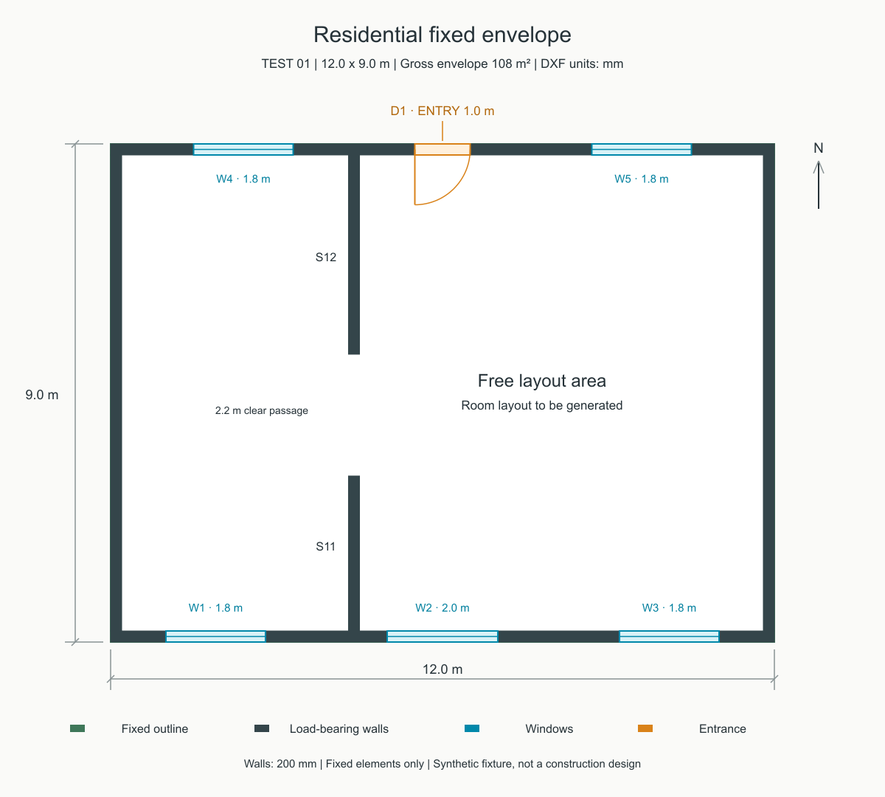
#> input picture examples/inputs/residential-fixed-envelope/residential-fixed-envelope.png, 885 x 797 px, shrunk from 1200 x 1080 before the run
$ python sdd_sketch.py --image ../../../examples/inputs/residential-fixed-envelope/residential-fixed-envelope.png --out-dir out
#> lines starting #> are read from the running program, lines starting #| are printed output that depends on the picture; after the words box and inside, x2 and y2 are one past the last pixel; in counts of white or black regions, pixels touching at a corner belong together
#!/usr/bin/env python3
"""从手绘草图提取外轮廓与简易单区 layout（BIMgent Design Layer 思路，无 Vectorworks）。"""
from __future__ import annotations

import argparse
import json
import sys
from pathlib import Path

try:
    import cv2
    import numpy as np
except ImportError as e:
    print(json.dumps({"ok": False, "error": f"缺少 opencv: {e}；请 pip install -r server/python/sketch/requirements.txt"}))
    sys.exit(1)


def largest_polygon(contours, min_area_ratio=0.02):
    if not contours:
        return None
    areas = [(cv2.contourArea(c), c) for c in contours]
    areas.sort(key=lambda x: x[0], reverse=True)
    img_area = areas[0][0] if areas else 1
    for area, c in areas:
        if area < 100:
            continue
        if area / max(img_area, 1) < min_area_ratio and len(areas) > 1:
            continue
        peri = cv2.arcLength(c, True)
        approx = cv2.approxPolyDP(c, 0.015 * peri, True)
        if len(approx) >= 3:
            return approx.reshape(-1, 2).astype(float)
    return None


def normalize_boundary(pts: np.ndarray, target_span: float = 10.0):
    pts = pts.copy()
    pts -= pts.min(axis=0)
    span = max(pts[:, 0].max() - pts[:, 0].min(), pts[:, 1].max() - pts[:, 1].min(), 1e-6)
    scale = target_span / span
    pts *= scale
    ring = pts.tolist()
    if ring[0] != ring[-1]:
        ring.append(ring[0])
    return ring, scale


def door_segment_on_edge(a, b, door_width=1.2):
    ax, ay = a
    bx, by = b
    dx, dy = bx - ax, by - ay
    el = (dx * dx + dy * dy) ** 0.5
    if el < 1e-6:
        return a, b
    ux, uy = dx / el, dy / el
    mx, my = (ax + bx) / 2, (ay + by) / 2
    half = min(door_width / 2, el / 2 - 0.05)
    return [mx - ux * half, my - uy * half], [mx + ux * half, my + uy * half]


def entry_on_bottom_edge(ring_open):
    """取最靠下的边作为外门 host（简化）。"""
    n = len(ring_open)
    best_i, best_y = 0, float("inf")
    for i in range(n):
        y = (ring_open[i][1] + ring_open[(i + 1) % n][1]) / 2
        if y < best_y:
            best_y = y
            best_i = i
    a = ring_open[best_i]
    b = ring_open[(best_i + 1) % n]
    return a, b, best_i


def main():
    parser = argparse.ArgumentParser()
    parser.add_argument("--image", type=Path, required=True)
    parser.add_argument("--out-dir", type=Path, required=True)
    args = parser.parse_args()
    args.out_dir.mkdir(parents=True, exist_ok=True)

    img = cv2.imread(str(args.image))
#> img is the input picture: shape (797, 885, 3); mean B, G, R 242.5, 243.3, 241.9
    if img is None:
        print(json.dumps({"ok": False, "error": f"无法读取图像 {args.image}"}))
        sys.exit(1)

    gray = cv2.cvtColor(img, cv2.COLOR_BGR2GRAY)
    blur = cv2.GaussianBlur(gray, (5, 5), 0)
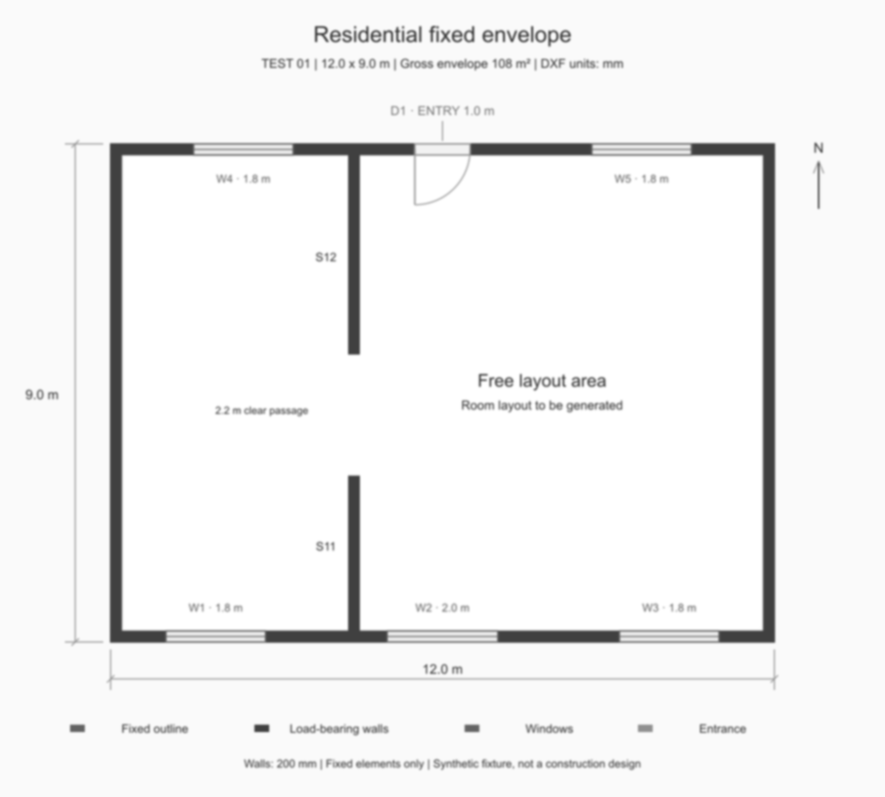
#> blur: shape (797, 885); min 64, max 255, mean 242.9
    _, bw = cv2.threshold(blur, 0, 255, cv2.THRESH_BINARY_INV + cv2.THRESH_OTSU)
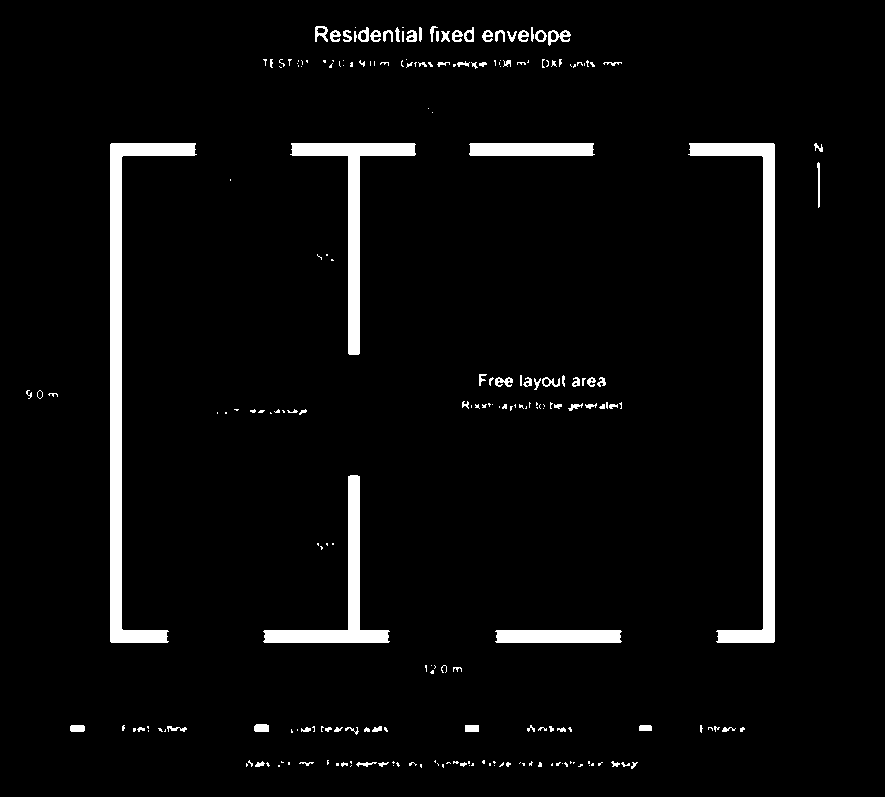
#> bw: shape (797, 885); 4.4% white; 237 white regions (147 under 20 px), largest, box (x1, y1, x2, y2) and area: (110, 143, 197, 643) 7546, (688, 143, 775, 643) 7546, (290, 143, 416, 355) 3993
    kernel = np.ones((3, 3), np.uint8)
    bw = cv2.morphologyEx(bw, cv2.MORPH_CLOSE, kernel, iterations=2)
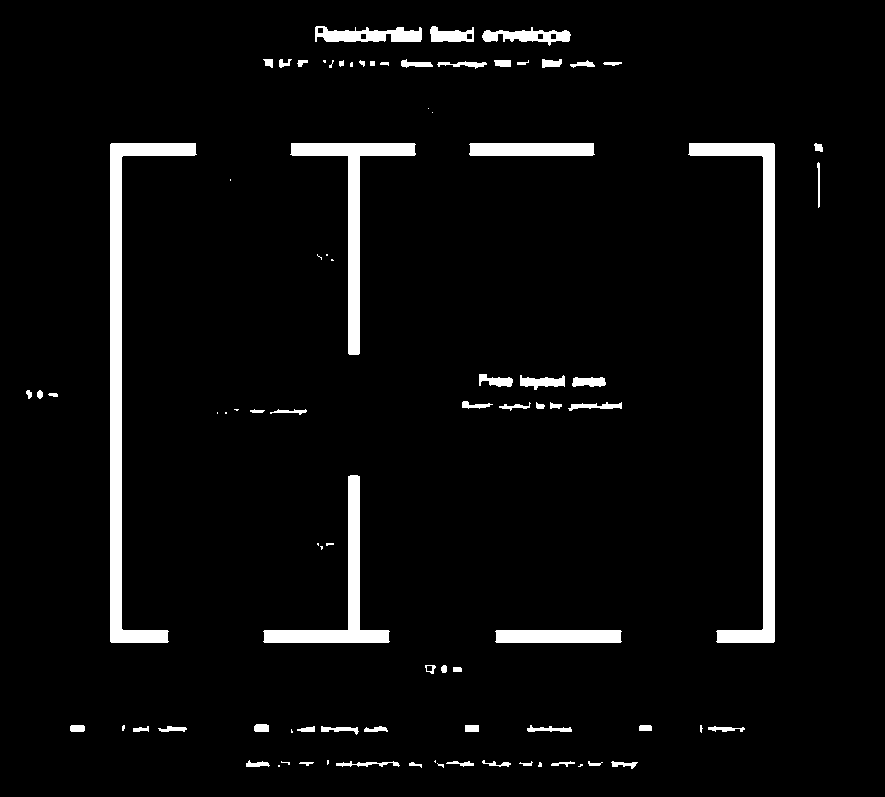
#> bw: shape (797, 885); 4.8% white; 87 white regions (25 under 20 px)
    contours, _ = cv2.findContours(bw, cv2.RETR_EXTERNAL, cv2.CHAIN_APPROX_SIMPLE)
#> contours = 87 contours, 32 with area under 20; largest, box (x1, y1, x2, y2) and area: (688, 143, 775, 643) 6934, (110, 143, 197, 643) 6934, (290, 143, 416, 355) 3668, (263, 475, 390, 643) 3195, (495, 630, 622, 643) 1492
    poly = largest_polygon(contours)
#> in largest_polygon, `areas = [(cv2.contourArea(c), c) for c in contours]`: areas = 87 items
#> in largest_polygon, `img_area = areas[0][0] if areas else 1`: img_area = 6934
#> the loop in largest_polygon, `for area, c in areas:` made 1 pass
#> (area, peri) on pass 1: (6934, 1259)
#> poly = [[689, 143], [763, 157], [763, 628], [716, 641], [773, 642], [774, 144]]
    if poly is None:
        print(json.dumps({"ok": False, "error": "未检测到闭合外轮廓，请换更清晰草图或改用文字描述"}))
        sys.exit(1)

    ring, scale = normalize_boundary(poly)
#> in normalize_boundary, `pts = pts.copy()`: pts has the same summary as poly in main
#> in normalize_boundary, `pts -= pts.min(axis=0)`: pts = [[0, 0], [74, 14], [74, 485], [27, 498], [84, 499], [85, 1]]
#> in normalize_boundary, `span = max(pts[:, 0].max() - pts[:, 0].min(), pts[:, 1].max() - pts[:,..`: span = 499
#> in normalize_boundary, `scale = target_span / span`: scale = 0.02
#> in normalize_boundary, `pts *= scale`: pts = [[0, 0], [1.48, 0.281], [1.48, 9.72], [0.541, 9.98], [1.68, 10], [1.7, 0.02]]
#> in normalize_boundary, `ring = pts.tolist()`: ring has the same summary as pts
#> ring = [[0, 0], [1.48, 0.281], [1.48, 9.72], [0.541, 9.98], [1.68, 10], [1.7, 0.02], [0, 0]]; scale = 0.02

    def poly_area(ring_open):
        s = 0.0
        n = len(ring_open)
        for i in range(n):
            j = (i + 1) % n
            s += ring_open[i][0] * ring_open[j][1] - ring_open[j][0] * ring_open[i][1]
        return abs(s) / 2.0

    ring_open = ring[:-1]
#> ring_open has the same summary as pts in normalize_boundary
    area_m2 = poly_area(ring_open)
#> in poly_area, `n = len(ring_open)`: n = 6
#> the loop in poly_area, `for i in range(n):` made 6 passes
#> (j, s) on passes 1 to 6: (1, 0), (2, 14), (3, 23.54), (4, 12.15), (5, -4.85), (0, -4.85)
#> after the loop in poly_area, `for i in range(n):`: s = -4.85
#> area_m2 = 2.43
    outline = {
        "boundary": ring_open,
        "origin": [0, 0],
        "units": "m",
        "assumptions": [
            f"草图矢量化外轮廓，归一化外接约 10 m，估算面积约 {area_m2:.1f} m²"
        ],
    }
#> outline = {'boundary': [[0, 0], [1.48, 0.281], [1.48, 9.72], [0.541, 9.98], [1.68, 10], [1.7, 0.02]], 'origin': [0, 0], 'units': 'm', 'assumptions': ['草图矢量化外轮廓，归一化外接约 10 m，估算面积约 2.4 m²']}
    outline_path = args.out_dir / "outline.json"
    outline_path.write_text(json.dumps(outline, ensure_ascii=False, indent=2), encoding="utf-8")

    preview = img.copy()
    pts_i = np.array(ring_open, dtype=np.int32).reshape(-1, 1, 2)
#> pts_i = [[0, 0], [1, 0], [1, 9], [0, 9], [1, 10], [1, 0]]
    cv2.polylines(preview, [pts_i], True, (0, 120, 255), 2)
#> preview: shape (797, 885, 3); under 0.01% of pixels changed, all inside (x1, y1, x2, y2) = (0, 0, 3, 12)
    preview_path = args.out_dir / "sketch-preview.png"
    cv2.imwrite(str(preview_path), preview)

    ea, eb, _ = entry_on_bottom_edge(ring_open)
#> in entry_on_bottom_edge, `n = len(ring_open)`: n = 6
#> the loop in entry_on_bottom_edge, `for i in range(n):` made 6 passes
#> (y, best_y) on passes 1, 6: (0.14, 0.14), (0.01, 0.01)
#> y on passes 2 to 5: 5, 9.85, 9.99, 5.01
#> after the loop in entry_on_bottom_edge, `for i in range(n):`: best_i = 5; best_y = 0.01
#> in entry_on_bottom_edge, `a = ring_open[best_i]`: a = [1.7, 0.02]
#> in entry_on_bottom_edge, `b = ring_open[(best_i + 1) % n]`: b = [0, 0]
#> ea = [1.7, 0.02]; eb = [0, 0]
    seg_a, seg_b = door_segment_on_edge(ea, eb)
#> in door_segment_on_edge, `ax, ay = a`: ax = 1.7; ay = 0.02
#> in door_segment_on_edge, `bx, by = b`: bx = 0
#> in door_segment_on_edge, `dx, dy = bx - ax, by - ay`: dx = -1.7; dy = -0.02
#> in door_segment_on_edge, `el = (dx * dx + dy * dy) ** 0.5`: el = 1.7
#> in door_segment_on_edge, `ux, uy = dx / el, dy / el`: ux = -1; uy = -0.0118
#> in door_segment_on_edge, `mx, my = (ax + bx) / 2, (ay + by) / 2`: mx = 0.852; my = 0.01
#> in door_segment_on_edge, `half = min(door_width / 2, el / 2 - 0.05)`: half = 0.6
#> seg_a = [1.45, 0.0171]; seg_b = [0.252, 0.00296]
    entry_id = "entry_edge"
    layout = {
        "schemaVersion": 2,
        "spaces": [{
            "id": "main",
            "usage": "主要空间",
            "enclosed": False,
            "boundary": ring_open,
        }],
        "boundaries": [{
            "id": entry_id,
            "segment": [seg_a, seg_b],
            "kind": "wall",
            "leftSpaceId": "outside",
            "rightSpaceId": "main",
        }],
        "openings": [{
            "id": "op_entry",
            "hostBoundaryId": entry_id,
            "typeId": "door-single-900",
            "position": 1.0,
            "width": 0.9,
            "height": 2.1,
        }],
        "doors": [{
            "id": "d_entry",
            "openingId": "op_entry",
            "swing": "left",
            "connects": ["outside", "main"],
        }],
        "windows": [],
        "assumptions": ["草图快速路径：单区铺满外轮廓；多房间请继续在对话中说明"],
        "unmetRequirements": [],
    }

    print(json.dumps({
        "ok": True,
        "outlinePath": "inputs/outline.json",
        "previewPath": "inputs/sketch-preview.png",
        "boundaryVertices": len(ring_open),
        "layout": layout,
    }, ensure_ascii=False))
#> (printed output is left out)


if __name__ == "__main__":
    main()
